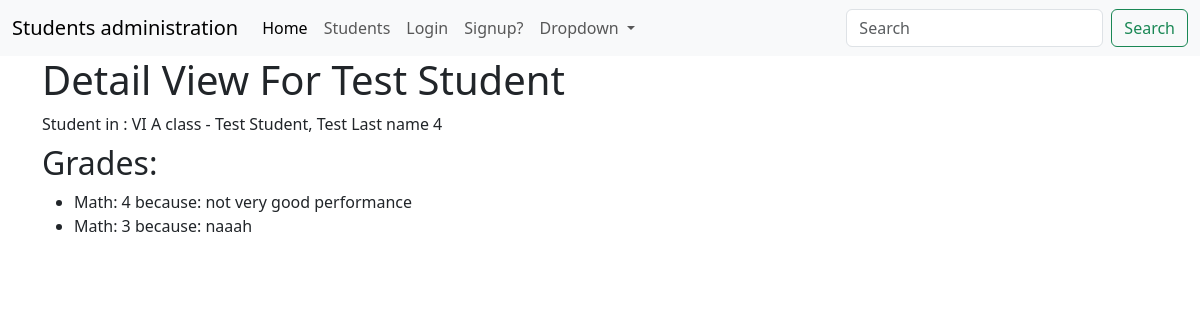
Screenshot of /students/list_students/student_detail/3 with the database file from the repository.
### students/models.py (models this page shows, shortened)
class Student(models.Model):
    first_name = models.CharField(max_length=30)
    last_name = models.CharField(max_length=30)
    sur_name = models.CharField(max_length=30)
    email = models.EmailField()
    age = models.IntegerField()
    class_number = models.CharField(max_length=6)
    def __str__(self):
        return f'Student in : {self.class_number} class - {self.first_name}, {self.last_name}'

class Grades(models.Model):
    grade = models.IntegerField(null=True,blank=True)
    student = models.ForeignKey("Student",on_delete=models.SET_NULL, null=True,blank=True)
    explanation = models.TextField(max_length=600,null=True,blank=True)
    SUBJECT_CHOICES = (('m', 'Math' ),
                       ('l','literature'),
                       ('s','Sport'),
                       ('b', 'Biology'),
                       ('h', 'History')
                       )
    subject = models.CharField(max_length=1,choices=SUBJECT_CHOICES,blank=True,default='m')
    date = models.DateField(null=True,blank=True)

### students/views.py (the view)
# urls.py: path("list_students/student_detail/<int:pk>", views.StudentDetailView.as_view(), name="student_detail"),
class StudentDetailView(DetailView):
    model = Student
    success_url = reverse_lazy("students:thankyou")
    def get_context_data(self, **kwargs):
        context = super(StudentDetailView, self).get_context_data(**kwargs)
        grades = Grades.objects.filter(student=self.object)
        context['Grades'] = [{'name': grade.get_subject_display(), 'value': grade.grade, "explanation": grade.explanation} for grade in grades]
        return context

### students/templates/students/student_detail.html (shortened to what this page needs)
{% extends 'base.html' %}
{% block content %}
<div class="container">
<h1>
  Detail View For {{student.first_name}}
</h1>
{{student}}
    <h2>Grades:</h2>
    <ul>
        {% for grade in Grades %}
            <li>{{ grade.name }}: {{ grade.value }} because: {{grade.explanation}}</li>
        {% endfor %}
    </ul>
</div>
{% endblock %}

### rows the page displays
Student: first_name "Test Student", class_number+first_name+last_name "Student in : VI A class - Test Student, Test Last name 4"
Grades: explanation "not very good performance"
Grades: explanation "naaah"

### other values shown
{{ grade.name }} "Math" "Math"
{{ grade.value }} "4" "3"
